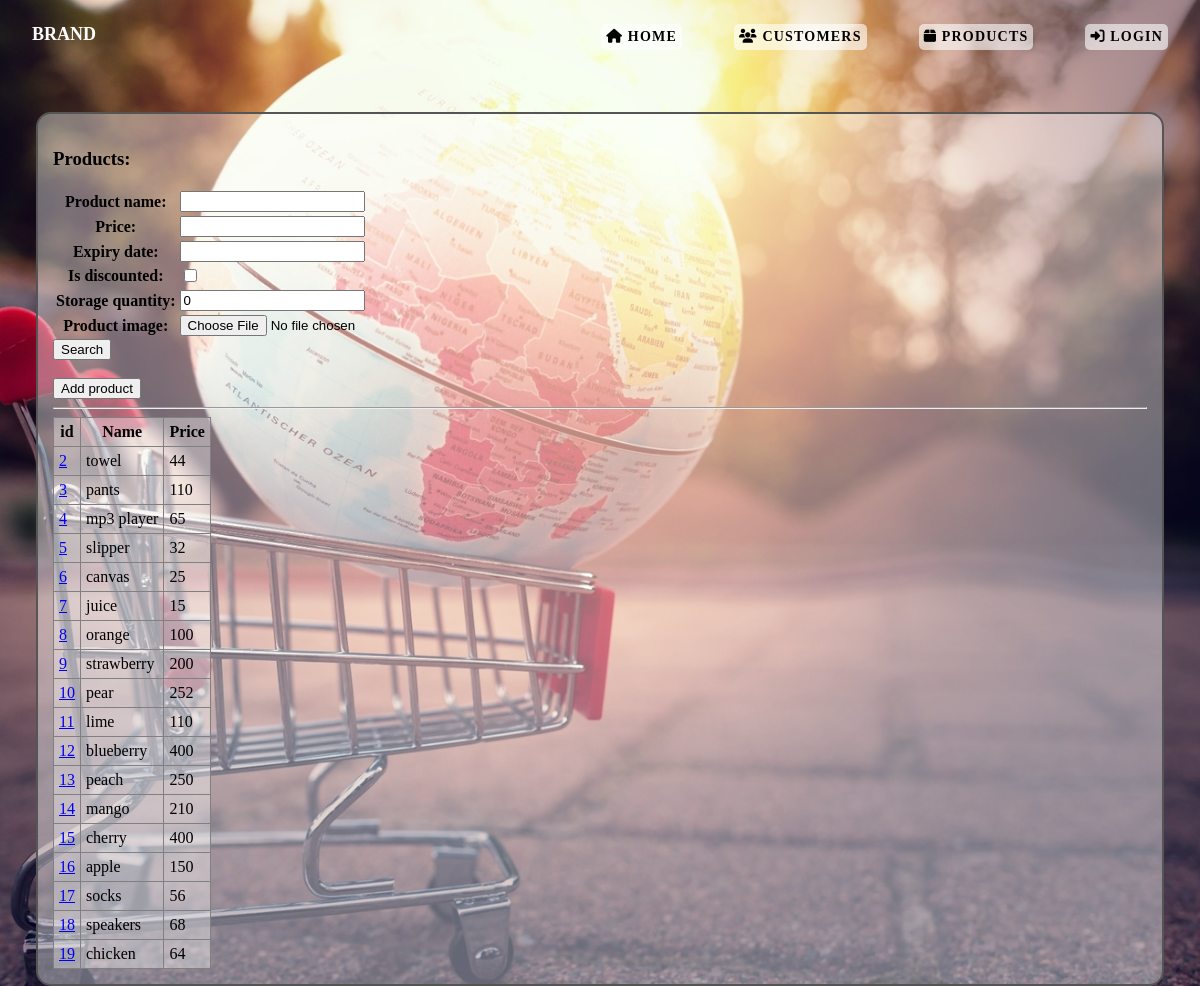
The page /shopping/products on the database as committed earlier.
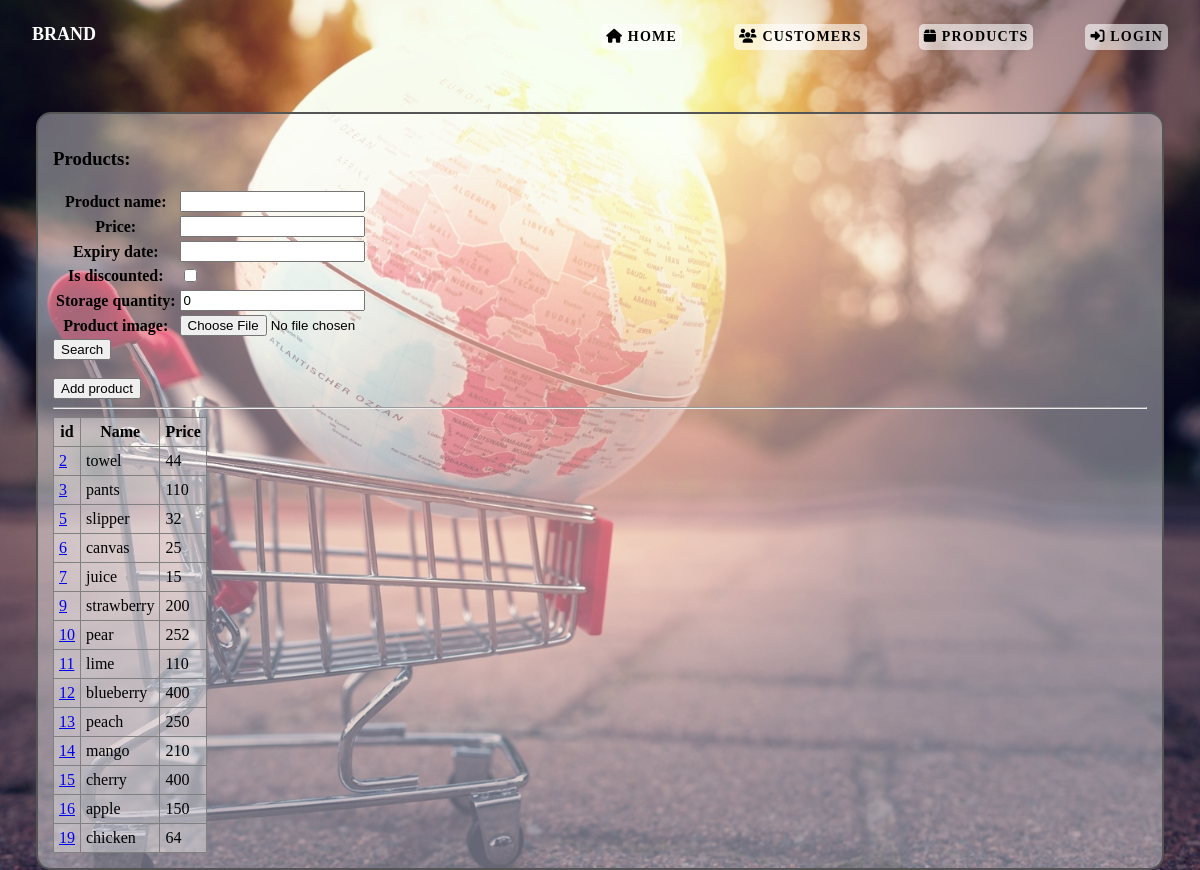
The same page on the database as committed later.
### shopping/models.py (models this page shows, shortened)
class Product(models.Model):
    product_name = models.CharField(max_length=200)
    price = models.IntegerField()
    expiry_date = models.DateField(blank=True, null=True)
    is_discounted = models.BooleanField(default=False)
    storage_quantity = models.IntegerField(default=0)
    created = models.DateTimeField(auto_now_add=True, blank=True, null=True)
    last_modified = models.DateTimeField(auto_now=True, blank=True, null=True)
    product_image = models.ImageField(upload_to='products/', blank=True, null=True)

### shopping/views.py (the view)
# urls.py: path("products", views.get_products, name="product_list"),
def get_products(request):
    products = Product.objects.all()
    form = ProductForm2(request.GET or None)
    if request.GET and form.is_valid():
        product_name = form.cleaned_data.get('product_name')
        products = products.filter(
            product_name__contains=product_name,
        )
    context = {
        'form': form,
        'products': products
    }
    return render(request, 'shopping/products.html', context)

### shopping/forms.py
class ProductForm2(forms.ModelForm):
    class Meta:
        model = Product
        fields = '__all__'

### shopping/templates/shopping/products.html (shortened to what this page needs)
{% load static %}
<!DOCTYPE html>
<html lang="en">
    <head>
        <link rel="stylesheet" type="text/css" href="{% static 'css/master.css' %}">
        <link rel="stylesheet" href="https://cdnjs.cloudflare.com/ajax/libs/font-awesome/6.5.0/css/all.min.css">
    </head>
    <body>
        {% include "shopping/header.html" %}
        <main>
            <h3>Products:</h3>
            <form method="get">
                <table>
                    {{ form.as_table }}
                </table>
                    <input type="submit" value="Search">
                </form>
                <br>
                <a href="{% url 'product_add' %}"><button>Add product</button></a>
                <hr>
                {% if products %}
                <table class="product">
                    <tr>
                        <th>id</th>
                        <th>Name</th>
                        <th>Price</th>
                    </tr>
                {% for product in products %}
                    <tr>
                        <td><a href="{% url 'product_details' product_id=product.id %}">{{ product.id }}</a></td>
                        <td>{{ product.product_name }}</td>
                        <td>{{ product.price }}</td>
                    </tr>
                {% endfor %}
                </table>
            {% else %}
            <p>No product.</p>
            {% endif %}
        </main>
    </body>
</html>

### shopping/templates/shopping/header.html (shortened to what this page needs)
{% load static %}
<div class="container">
    <nav>
          <div class="logo">
                <a href="#">BRAND</a>
          </div>
          <div class="nav-wrapper">
                <ul>
                        <li><a href="{% url 'index' %}" class="menu-button"><i class="fa-solid fa-house"></i> Home</a></li>
                        <li><a href="{% url 'customer_list' %}" class="menu-button"><i class="fa-solid fa-users"></i> Customers</a></li>
                        <li><a href="{% url 'product_list' %}" class="menu-button"><i class="fa-solid fa-box"></i> Products</a></li>
                        {% if user.is_authenticated %}
                              <li>
                                    <a href="{% url 'cart_details' %}"><i class="fa-solid fa-cart-shopping"></i> Cart</a>
                              </li>
                              <li>
                              <form action="{% url 'logout' %}" method="post">
                              {% csrf_token %}
                              <button type="submit" class="menu-button"><i class="fa-solid fa-right-from-bracket"></i> Logout</button>
                              </form>
                              </li>
                        {% else %}
                              <li>
                              <a href="{% url 'login' %}"><i class="fa-solid fa-right-to-bracket"></i> Login</a>
                              </li>
                        {% endif %}
                </ul>
          </div>
    </nav>
</div>

### shopping/static/css/master.css (style rules this page uses)
* { box-sizing: border-box; }
html { margin: 0; padding: 0; width: 100%; height: 100vh; }
body { margin: 0; padding: 0; width: 100%; height: 100vh; font-family: Poppins; font-weight: 400; background: url(../images/shopping.jpg); background-position: center; background-size: cover; background-repeat: no-repeat; background-attachment: fixed; }
nav { padding: 8px; }
.logo { float: left; padding: 8px; margin-left: 16px; margin-top: 8px; }
.logo a { color: #fff; text-transform: uppercase; font-weight: 700; font-size: 18px; letter-spacing: 0px; text-decoration: none; }
nav ul { float: right; }
nav ul li { display: inline-block; }
nav ul li:not(:first-child) { margin-left: 48px; }
nav ul li:last-child { margin-right: 24px; }
nav ul li a { display: inline-block; outline: none; color: #000; text-transform: uppercase; text-decoration: none; font-size: 14px; letter-spacing: 1.2px; font-weight: 600; background-color: rgba(255,255,255,0.6); border-radius: 5px; padding: 5px; transition: ease .5s; }
main { margin: 8% 3%; padding: 15px; background-color: rgba(255,255,255,0.4); border: 2px solid #555; border-radius: 15px; }
.customers, .customers th, .customers td, .product, .product th, .product td { border: 1px solid grey; border-collapse: collapse; padding: 5px; background-color: rgba(255,255,255,0.2); }

Rows that differ between the two databases and show on the page:
removed Product: id "4", product_name "mp3 player", price "65"
removed Product: id "8", product_name "orange", price "100"
removed Product: id "17", product_name "socks", price "56"
removed Product: id "18", product_name "speakers", price "68"
